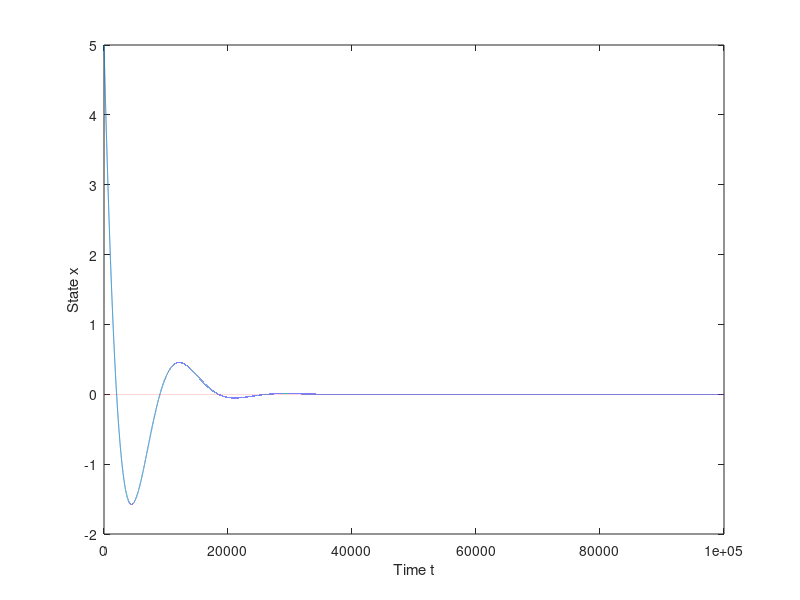

This chart was generated by the following MATLAB code:
n = 100000;             % Number of time steps
t = 0.001;              % Time step
x = zeros(1,n);         % Vector storing state
v = 0;                  % Velocity
a = 0;                  % Acceleration
x(1) = 5;               % Initial state

kP = 0.3;               % Proportional gain
kI = 0.05;              % Integral gain
kD = 0.7;               % Derrivative gain

g = 0;                  % Acceleration due to gravity
rho = 0.01;             % Air resistance constant

set_state = 0;          % Initial set stae

% Initialise variables
sum_error = 0;
prev_error = 0;
error = 0;

for i=2:n
    % Calculate new state
    v = v + a*t;
    x(i) = x(i-1) + v*t;
    
    % Calculate new control signal
    prev_error = error;
    error = set_state - x(i);
    sum_error = sum_error + error*t;
    diff_error = (error-prev_error)/t;
    control = kP * error + kI * sum_error + kD * diff_error;
    
    % Update acceleration
    a = control + g - rho*v*v*sign(v);
end

% Plot the simulation
figure
plot(x)

% Plot the set state
y = zeros(1,n);
hold;
plot(y,':')

% Axis labels
xlabel("Time t");
ylabel("State x");
